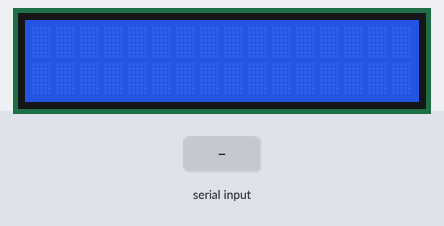
A sketch run on a simulated Arduino Uno, built with avr-gcc and run on an emulated ATmega328P. Shown: 16×2 character LCD. The test bench sets the inputs (shaded band).

Above: at 1.3 s.
1.4 s: "90,45\n" received over Serial
At 3.6 s:
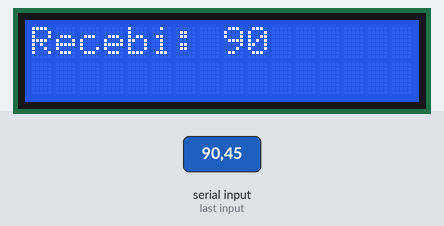
3.9 s: "30,150\n" received over Serial
At 5.7 s:
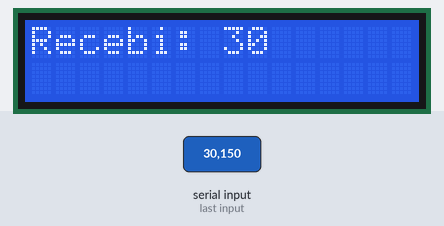
Timing chart, 0 to 7.2 s (numbered marks = the images above; inputs shaded):
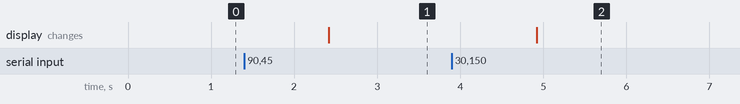

The sketch:

arduino_uart_i2c.ino
```cpp
// Código feito em c++

#include <Wire.h>
#include <LiquidCrystal_I2C.h>
LiquidCrystal_I2C lcd(32,16,2);

String contador;

void setup()
{
  lcd.begin(16,2);
  lcd.init();
  lcd.backlight();
  Serial.begin(9600);
}

void loop()
{
  if(Serial.available() > 0){
    contador = Serial.readString();
    lcd.setCursor(0,0);
    lcd.clear();
    lcd.print("Recebi: ");
    lcd.print(contador.toInt());
  }
}
```

Measured:
- after the input at 1.4 s, the display: changes after 1.0 s (image 1)
- after the input at 3.9 s, the display: changes after 1.0 s (image 2)
